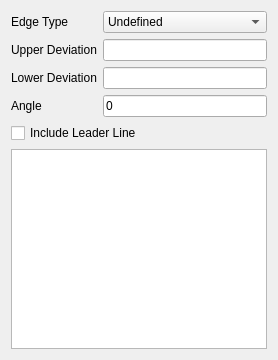
<?xml version='1.0' encoding='utf-8'?>
<ui version="4.0"><class>TechDrawGui::TaskEdgeSymbol</class><widget class="QWidget" name="TechDrawGui::TaskEdgeSymbol"><layout class="QVBoxLayout" name="verticalLayout"><item><layout class="QGridLayout" name="gridLayout"><item row="0" column="0"><widget class="QLabel" name="labelType"><property name="text"><string>Edge Type</string></property></widget></item><item row="0" column="1"><widget class="QComboBox" name="cbEdgeType"><item><property name="text"><string>Undefined</string></property></item><item><property name="text"><string>External</string></property></item><item><property name="text"><string>Internal</string></property></item></widget></item><item row="1" column="0"><widget class="QLabel" name="labelUpper"><property name="text"><string>Upper Deviation</string></property></widget></item><item row="1" column="1"><widget class="QLineEdit" name="leUpper"><property name="text"><string /></property></widget></item><item row="2" column="0"><widget class="QLabel" name="labelLower"><property name="text"><string>Lower Deviation</string></property></widget></item><item row="2" column="1"><widget class="QLineEdit" name="leLower"><property name="text"><string /></property></widget></item><item row="3" column="0"><widget class="QLabel" name="labelAngle"><property name="text"><string>Angle</string></property></widget></item><item row="3" column="1"><widget class="QLineEdit" name="leAngle"><property name="text"><string>0</string></property></widget></item><item row="4" column="0" colspan="2"><widget class="QCheckBox" name="cbLeader"><property name="text"><string>Include Leader Line</string></property></widget></item></layout></item><item><widget class="QGraphicsView" name="graphicsView"><property name="sizePolicy"><sizepolicy hsizetype="Minimum" vsizetype="Fixed"><horstretch>0</horstretch><verstretch>0</verstretch></sizepolicy></property><property name="minimumSize"><size><width>0</width><height>200</height></size></property></widget></item></layout></widget></ui>
